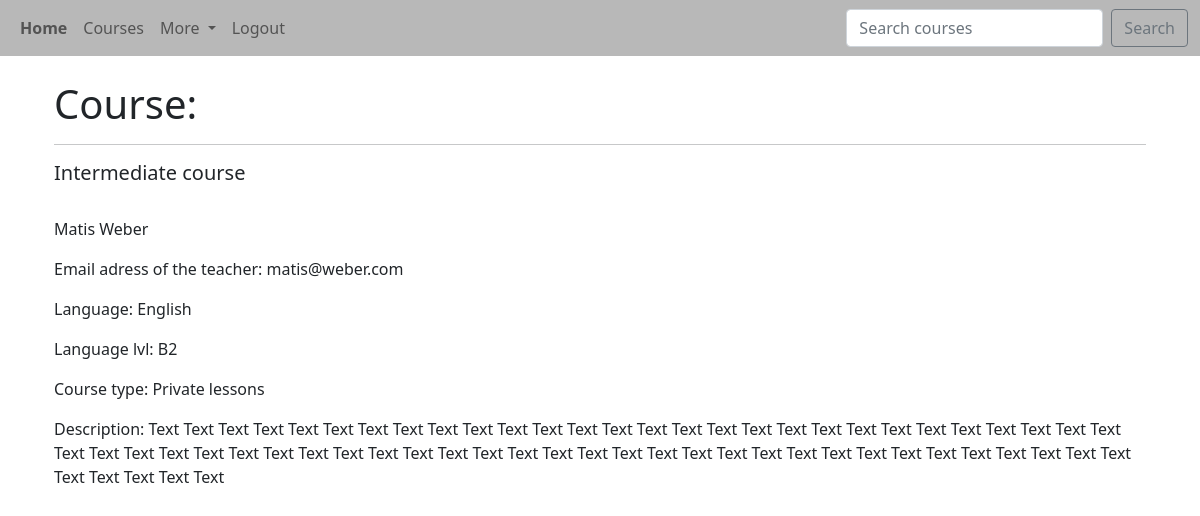
/showcourse/2 (signed in), run on the app's committed database.
### sprachwebseite/models.py (models this page shows, shortened)
class Course(models.Model):
    name = models.CharField('Course Name', max_length= 120)
    teacher = models.CharField('Course Name Teacher', max_length= 60, null=True)
    email =models.EmailField('Teacher Email', max_length= 60, null=True, blank=True)
    language = models.CharField('Course Language', max_length= 60)
    languagelvl = models.CharField('Course level', max_length= 60)
    coursetype = models.CharField('Course Type', max_length= 60)
    info = models.TextField('Course Info', blank=True)

### sprachwebseite/views.py (the view)
# urls.py: path('showcourse/<course_id>', views.showcourse, name="showcourse"),
def showcourse(request, course_id):
    showcourse_list = Course.objects.get(pk=course_id)
    return render(request, "showcourse.html", {'course': showcourse_list})

### sprachwebseite/templates/showcourse.html (shortened to what this page needs)
<!DOCTYPE html>
<html lang="en">
<head>
</head>
<body>
{% extends 'base.html' %}
{% block content %}
{% if user.is_authenticated %}
<div class="container">
<h1>Course:</h1>
<hr>
<h5>{{ course.name }}</h5><br>
<p>{{ course.teacher }}</p>
<p>Email adress of the teacher:
    {{ course.email}} </p>
<p>Language:
    {{ course.language }} </p>
<p>Language lvl:
    {{ course.languagelvl }} </p>
<p>Course type:
    {{ course.coursetype }} </p>
<p>Description:
    {{ course.info }} </p>
{% else %}
<h1>Sorry! You must be logged in to access this page :(.</h1>
<a class="nav-link" href="{% url 'login' %}">Login</a>
<a class="nav-link" href="{% url 'register_user' %}">SignUp</a>
{% endif %}
{% endblock %}

### data on the page
Course: name "Intermediate course", teacher "Matis Weber", email "matis@weber.com", language "English", languagelvl "B2", coursetype "Private lessons", info "Text Text Text Text Text Text Text Text Text Text Text Text Text Text Text Text Text Text Text Text Text Text Text Text Text Text Text Text Text Text Text Text Text Text Text Text Text Text Text Text Text Text Text Text Text Text Text Text Text Text Text Text Text Text Text Text Text Text Text Text Text Text Text Text"
